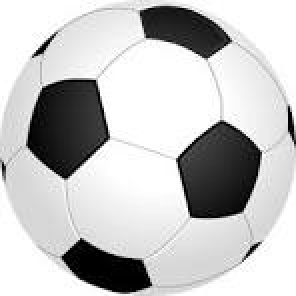
#> input picture image.jpg, 148 x 148 px (shown 2 times larger)
$ python main.py
#> lines starting #> are read from the running program, lines starting #| are printed output that depends on the picture
from PIL import Image
def asciiConvert(image, type, saveas, scale):
#> called with image = 'image.jpg', type = 'jpg', saveas = 'image.txt', scale = '3'
    scale = int(scale)

    # open and get image size
    img = Image.open(image)
#> img is the input picture: PIL image 148x148 RGB; min 0, max 255, mean 195.4
    w,h = img.size
#> w = 148; h = 148

    # resize image (downscale)
    img.resize((w//scale, h//scale)).save("resized.%s" % type)
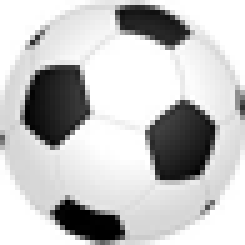
#> saved as resized.jpg: PIL image 49x49 RGB (shown 5 times larger); min 0, max 255, mean 195.3

    # open new image
    img = Image.open("resized.%s" % type)
#> img: PIL image 49x49 RGB
    w, h = img.size # get new width and height
#> w = 49; h = 49


    # list with correct length and height (same as resized image)
    grid = []
    for i in range(h):
        grid.append(["X"] * w)

    pix = img.load()


    for y in range(h):
        for x in range(w):
            if sum(pix[x,y]) == 0:
                grid[y][x] = "#"
            elif sum(pix[x,y]) in range(1,100):
                grid[y][x] = "X"
            elif sum(pix[x,y]) in range(100,200):
                grid[y][x] = "%"
            elif sum(pix[x,y]) in range(200,300):
                grid[y][x] = "&"
            elif sum(pix[x,y]) in range(300,400):
                grid[y][x] = "*"
            elif sum(pix[x,y]) in range(400,500):
                grid[y][x] = "+"
            elif sum(pix[x,y]) in range(500,600):
                grid[y][x] = "/"
            elif sum(pix[x,y]) in range(600,700):
                grid[y][x] = "("
            elif sum(pix[x,y]) in range(700,750):
                grid[y][x] = "'"
            else:
                grid[y][x] = " "

    art = open(saveas, "w")

    for row in grid:
        art.write("".join(row)+"\n")

    art.close()

if __name__ == '__main__':
    asciiConvert("image.jpg", "jpg", "image.txt", "3")
